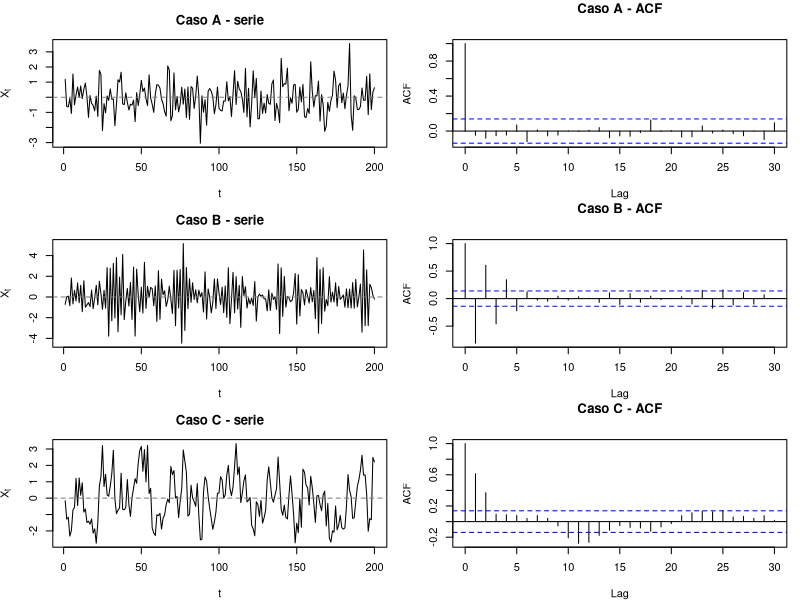
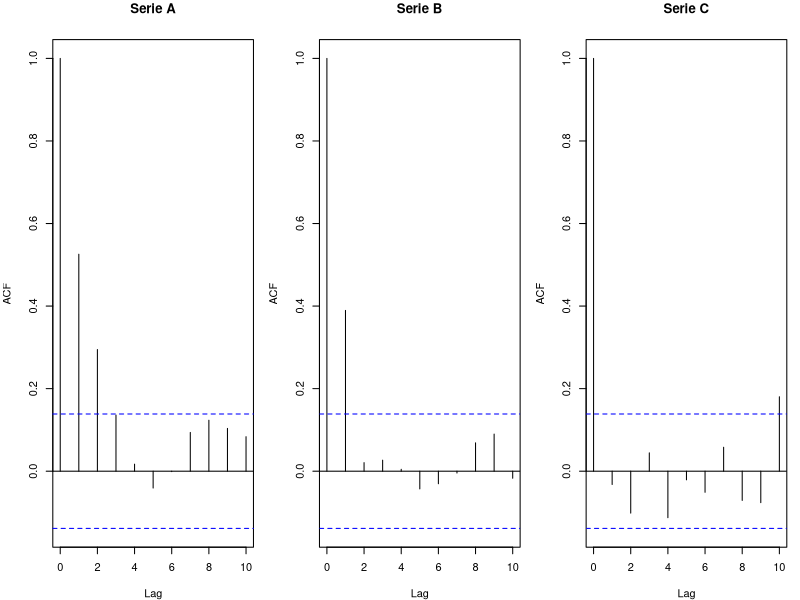
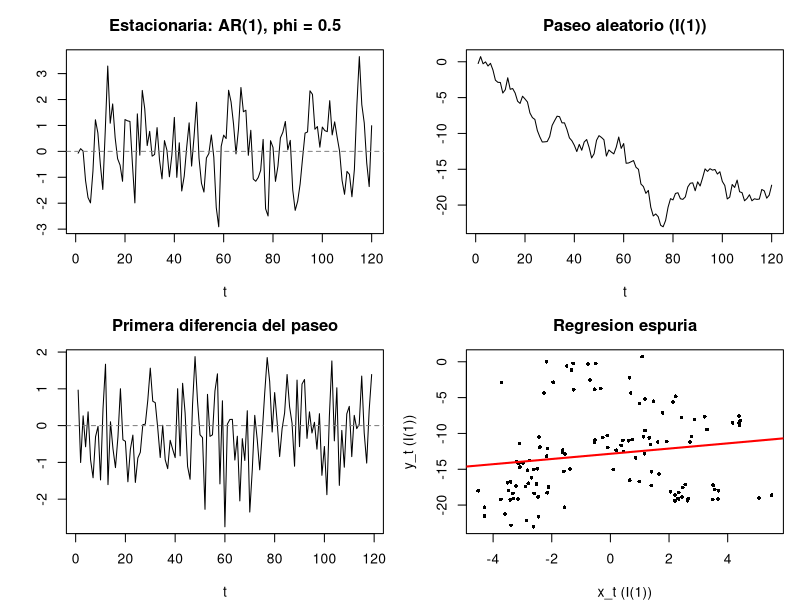

The R script that drew these images, in order:
# Genera las figuras de apoyo para c3-demo.tex (solo R base).
# Uso: Rscript figuras_c3_demo.R   (ejecutar desde la carpeta controles/)

set.seed(294)
dir.create("FIGURAS", showWarnings = FALSE)
n <- 200

# ---------------------------------------------------------------
# Figura 1: series simuladas + ACF (ruido blanco, AR(1), MA(2))
# Replica el estilo de FIGURAS/series_ACF.png del certamen 3
# ---------------------------------------------------------------
eps <- rnorm(n + 2)

x_wn  <- eps[3:(n + 2)]                                   # ruido blanco
x_ar  <- as.numeric(arima.sim(list(ar = -0.8), n = n))    # AR(1), phi = -0.8
x_ma  <- as.numeric(arima.sim(list(ma = c(0.7, 0.6)), n = n))  # MA(2)

# Orden aleatorio para que no sea evidente (cambiar si se desea)
casos <- list(A = x_wn, B = x_ar, C = x_ma)

png("FIGURAS/series_ACF.png", width = 1400, height = 1500, res = 160)
par(mfrow = c(3, 2), mar = c(4, 4, 3, 1))
for (nm in names(casos)) {
  x <- casos[[nm]]
  plot(x, type = "l", xlab = "t", ylab = expression(X[t]),
       main = paste("Caso", nm, "- serie"))
  abline(h = 0, lty = 2, col = "grey50")
  acf(x, lag.max = 30, main = paste("Caso", nm, "- ACF"))
}
dev.off()

# ---------------------------------------------------------------
# Figura 2: ACF de las series de la pregunta corta 5
# (AR(1) con phi = 0.6, MA(1) con theta = 0.5 y ruido blanco, T = 200)
# La banda azul de acf() es +-1.96/sqrt(T) = +-0.139
# ---------------------------------------------------------------
sA <- as.numeric(arima.sim(list(ar = 0.6), n = n))
sB <- as.numeric(arima.sim(list(ma = 0.5), n = n))
sC <- rnorm(n)

png("FIGURAS/acf_pregunta5.png", width = 1800, height = 600, res = 160)
par(mfrow = c(1, 3), mar = c(4, 4, 3, 1))
acf(sA, lag.max = 10, main = "Serie A")
acf(sB, lag.max = 10, main = "Serie B")
acf(sC, lag.max = 10, main = "Serie C")
dev.off()

# ---------------------------------------------------------------
# Figura 3: serie estacionaria vs. paseo aleatorio (raiz unitaria)
# Apoya el ejercicio 3 (ADF) y la regresion espuria
# ---------------------------------------------------------------
e1 <- rnorm(120); e2 <- rnorm(120)
y_est <- as.numeric(arima.sim(list(ar = 0.5), n = 120))  # estacionaria
y_rw  <- cumsum(e1)                                      # I(1): paseo aleatorio
x_rw  <- cumsum(e2)                                      # otro I(1) independiente

png("FIGURAS/raiz_unitaria.png", width = 1800, height = 1100, res = 160)
par(mfrow = c(2, 2), mar = c(4, 4, 3, 1))
plot(y_est, type = "l", xlab = "t", ylab = "", main = "Estacionaria: AR(1), phi = 0.5")
abline(h = 0, lty = 2, col = "grey50")
plot(y_rw, type = "l", xlab = "t", ylab = "", main = "Paseo aleatorio (I(1))")
plot(diff(y_rw), type = "l", xlab = "t", ylab = "", main = "Primera diferencia del paseo")
abline(h = 0, lty = 2, col = "grey50")
plot(x_rw, y_rw, pch = 16, cex = 0.6, xlab = "x_t (I(1))", ylab = "y_t (I(1))",
     main = "Regresion espuria")
abline(lm(y_rw ~ x_rw), col = "red", lwd = 2)
dev.off()

# Resumen numerico de la regresion espuria (R^2 alto, DW bajo)
m <- lm(y_rw ~ x_rw)
dw <- sum(diff(resid(m))^2) / sum(resid(m)^2)
cat("R2 =", round(summary(m)$r.squared, 3),
    "| t(beta1) =", round(summary(m)$coefficients[2, 3], 2),
    "| DW =", round(dw, 3), "\n")

# Test ADF a mano (con constante y un rezago), equivalente a la tabla del ejercicio 3
dy   <- diff(y_rw)
ylag <- y_rw[-length(y_rw)]
d    <- data.frame(dy = dy[-1], ylag = ylag[-1], dylag = dy[-length(dy)])
adf  <- summary(lm(dy ~ ylag + dylag, data = d))
cat("tau (y_{t-1}) =", round(adf$coefficients["ylag", 3], 3),
    " (comparar con -2.89 al 5%)\n")
# Alternativa con paquete:  tseries::adf.test(y_rw)  /  urca::ur.df(y_rw, "drift", lags = 1)

# ---------------------------------------------------------------
# VIF a mano (Ejercicio 2): VIF_j = 1 / (1 - R2_j)
# ---------------------------------------------------------------
sup  <- rnorm(100, 100, 20)
dorm <- 0.03 * sup + rnorm(100, 0, 0.25)     # muy correlacionada con superficie
r2   <- summary(lm(sup ~ dorm))$r.squared
cat("VIF(superficie) =", round(1 / (1 - r2), 2), "\n")
# Con paquete: car::vif(lm(precio ~ sup + dorm + banos + antig))
